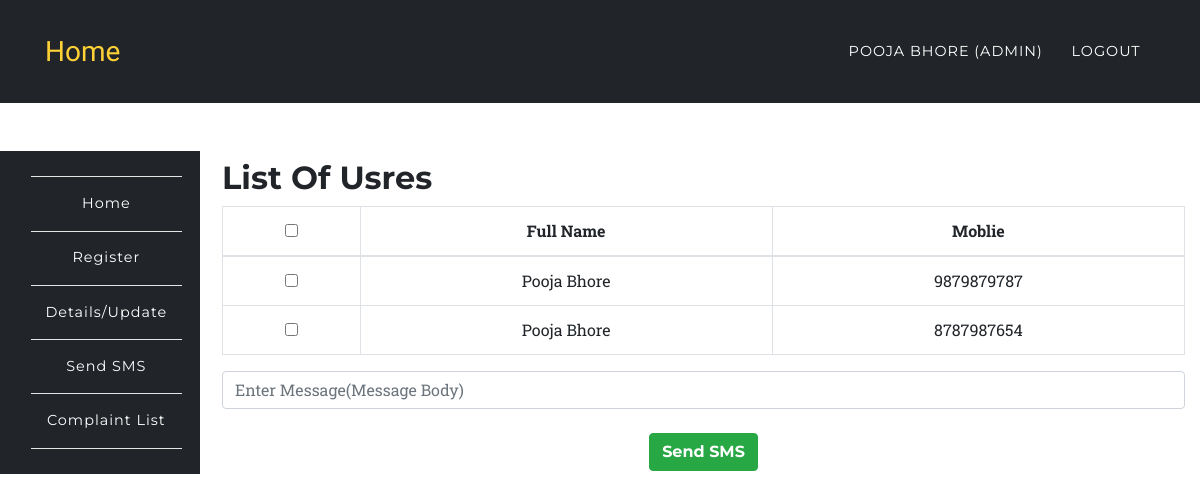
The app's page /app/sms.php (signed in), older data.
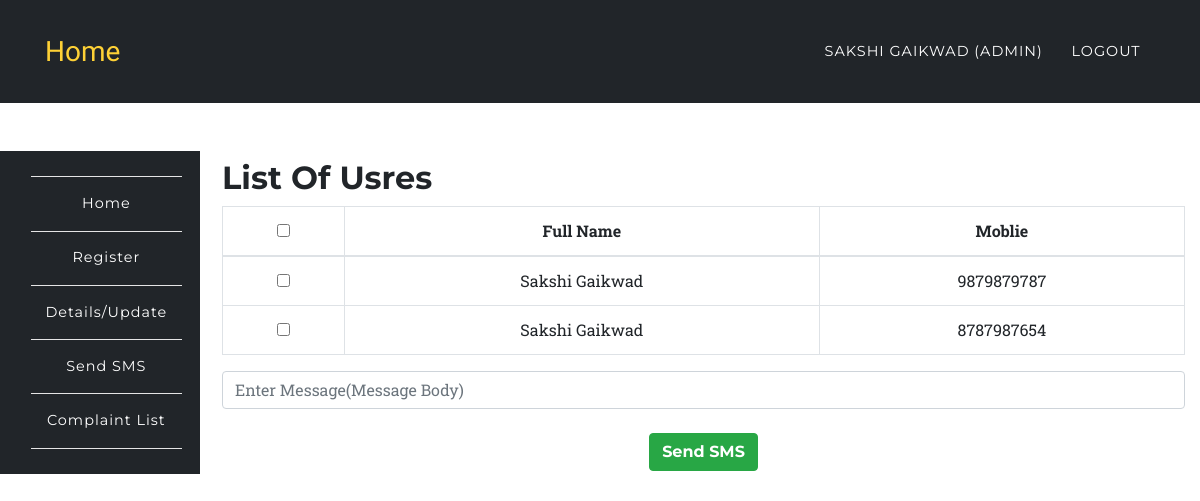
The same page, newer data.
### tables this page shows
CREATE TABLE `users` (
  `id` int(10) UNSIGNED NOT NULL,
  `fullname` varchar(191) NOT NULL,
  `mobile` varchar(191) NOT NULL,
  `username` varchar(191) NOT NULL,
  `email` varchar(191) NOT NULL,
  `password` varchar(191) NOT NULL,
  `created_at` timestamp NULL DEFAULT CURRENT_TIMESTAMP,
  `updated_at` timestamp NULL DEFAULT CURRENT_TIMESTAMP,
  `role` varchar(100) DEFAULT 'user',
  `status` int(1) NOT NULL DEFAULT '1'
);

### app/sms.php (the view, shortened to what this page needs)
<?php
	require '../config/config.php';
		try {
			$stmt = $connect->prepare('SELECT * FROM users');
			$stmt->execute();
			$data = $stmt->fetchAll(PDO::FETCH_ASSOC);
		}
		catch(PDOException $e) {
			$errMsg = $e->getMessage();
		}
?>
<?php include '../include/header.php';?>
	<nav class="navbar navbar-expand-lg navbar-dark" style="background-color:#212529;" id="mainNav">
      <div class="container">
        <a class="navbar-brand js-scroll-trigger" href="../index.php">Home</a>
        <div class="collapse navbar-collapse" id="navbarResponsive">
          <ul class="navbar-nav text-uppercase ml-auto">
            <li class="nav-item">
              <a class="nav-link" href="login.php"><?php echo $_SESSION['fullname']; ?> <?php if($_SESSION['role'] == 'admin'){ echo "(Admin)"; } ?></a>
            </li>
            <li class="nav-item">
              <a href="../auth/logout.php" class="nav-link">Logout</a>
            </li>
          </ul>
        </div>
      </div>
    </nav>
	<br>
<?php include '../include/side-nav.php';?>
<section class="wrapper" style="margin-left:16%;margin-top: -11%;">
	<div class="container">
		<div class="row">
			<div class="col-12">
				<h2>List Of Usres</h2>
				<div class="table-responsive text-center">
					<form action="" method="post">
						<table class="table table-bordered">
						  <thead>
						    <tr>
						      <th><input type="checkbox" name="" id="selectAll"></th>
						      <th>Full Name</th>
						      <th>Moblie</th>
						    </tr>
						  </thead>
						  <tbody>
						  	<?php
						  		foreach ($data as $key => $value) {
								   echo '<tr>';
								      echo '<th scope="row"><input type="checkbox" name="check[]" value="'.$value['mobile'].'" id="selectAll$key"></th>';
								      echo '<td>'.$value['fullname'].'</td>';
								      echo '<td>'.$value['mobile'].'</td>';
								   echo '</tr>';
						  		}
						  	?>
						  </tbody>
						</table>
						<input type="textarea" name="message" class="form-control" placeholder="Enter Message(Message Body)" required>
						<br>
						<button type="submit" class="btn btn-success" name='sms_alert' value="sms_alert">Send SMS</button>
					</form>
				</div>
			</div>
		</div>
	</div>
</section>
<?php include '../include/footer.php';?>

Row changes from the older to the newer data that the page shows:
changed users (number 1 of 2 on the later page): fullname "Pooja Bhore" → "Sakshi Gaikwad"
changed users (number 2 of 2 on the later page): fullname "Pooja Bhore" → "Sakshi Gaikwad"
Text that changed along with them:
$_SESSION['fullname']: "POOJA BHORE" → "SAKSHI GAIKWAD"
